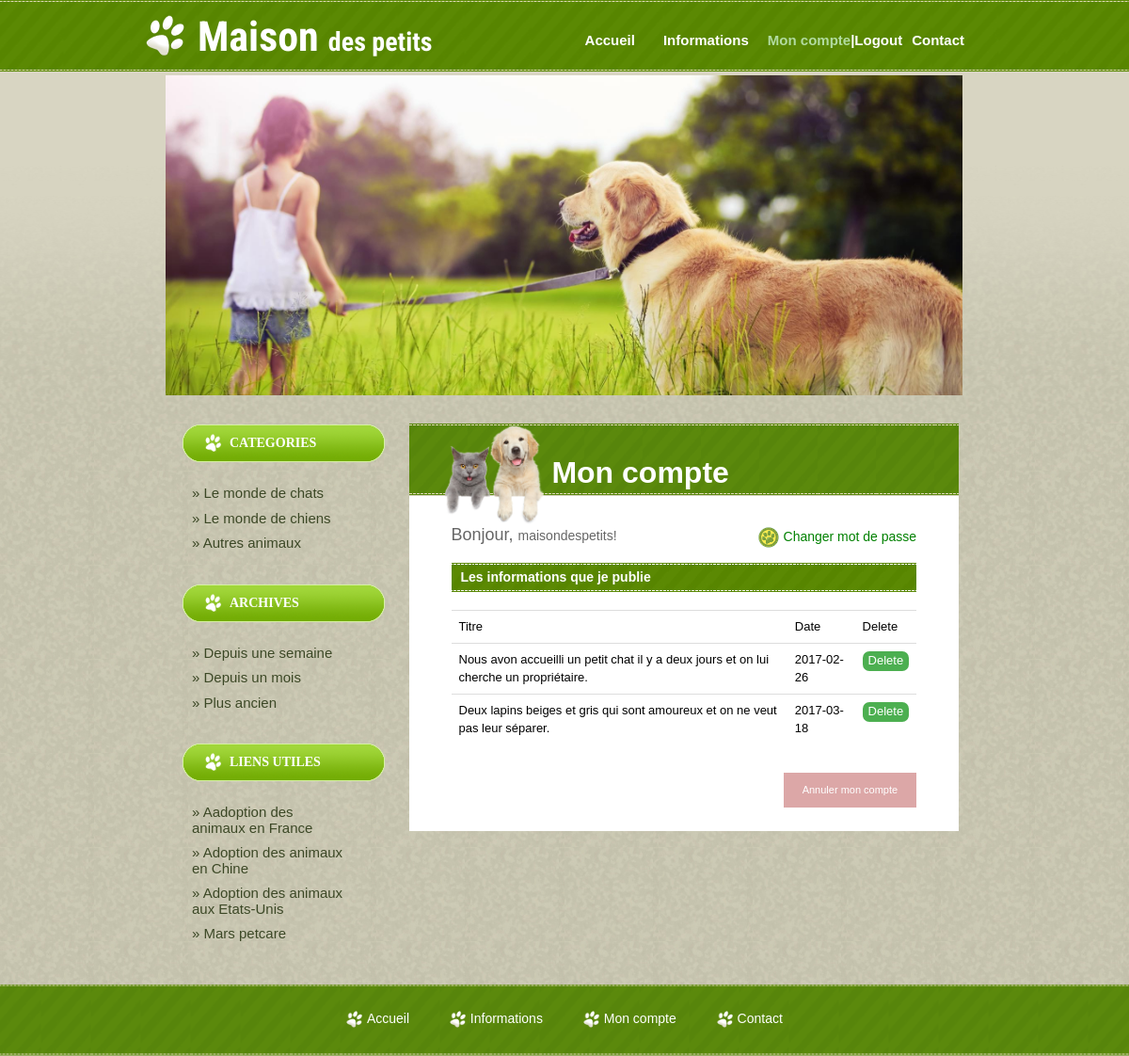
The app's page /project/index.php?page=compte (signed in) with its own data.
### tables this page shows
CREATE TABLE `informations` (
  `number` int(11) NOT NULL,
  `login` varchar(64) NOT NULL,
  `titre` varchar(512) NOT NULL,
  `type` varchar(32) NOT NULL,
  `genre` varchar(16) NOT NULL,
  `age` int(11) NOT NULL,
  `race` varchar(32) NOT NULL,
  `taille` varchar(16) NOT NULL,
  `adresse` varchar(256) NOT NULL,
  `date` date NOT NULL,
  `photo` varchar(128) NOT NULL
);

### project/utils/Information.php (the view, shortened to what this page needs)
<?php
class Information {
    public static function getInformationsParUser($dbh, $login) {
        $query = "SELECT * FROM informations WHERE login = ?";
        $sth = $dbh->prepare($query);
        $sth->setFetchMode(PDO::FETCH_CLASS, 'Information');
        $sth->execute(array($login));
        return $sth->fetchAll();
    }
    public static function afficheUserTable($dbh, $login) {
        $pagesize = 5;
        echo <<<CHAINE_DE_FIN
        <h2>Les informations que je publie</h2>
CHAINE_DE_FIN;
        $allpubs = Information::getInformationsParUser($dbh, $login);
        if ($allpubs == null) {
            echo "<p><span>Vous n'avez rien publié.</span></p>";
        } else {
            echo <<<CHAINE_DE_FIN
            <table class="table table-hover">
            <tr>
                <td>Titre</td>
                <td>Date</td>
                <td>Delete</td>
            </tr>
CHAINE_DE_FIN;
            $numrows = sizeof($allpubs);
            $page = 1;
            $offset = $pagesize * ($page - 1);
            $nb = 0;
            for ($i = 0; $i < 5 && ($offset + $i) < $numrows; $i++) {
                $pub = $allpubs[$offset + $i];
                $titre = $pub->titre;
                $date = $pub->date;
                echo <<<CHAINE_DE_FIN
            <tr>
                <td>$titre</td>
                <td>$date</td>
                    <td>
                    <form action="index.php?todo=delete&page=compte" method="post">
                        <button name="deleteinfo" value="$nb" type="submit" class="pagebutton">
                            Delete
                        </button>
                    </form>
                    </td>
            </tr>
CHAINE_DE_FIN;
                $nb = $nb + 1;
            }
            echo <<<CHAINE_DE_FIN
        </table>
CHAINE_DE_FIN;
        }
    }
}

### project/index.php (shortened to what this page needs)
<?php
require ('utils/utils.php');
require ('utils/Database.php');
require ('utils/Utilisateur.php');
require ('utils/Information.php');
$authorized = true;
if (array_key_exists("page", $_GET)) {
    $askedPage = $_GET["page"];
} else {
    $askedPage = "welcome";
}
if ($authorized) {
    $pageTitle = getPageTitle($askedPage);
} else {
    $pageTitle = "Erreur";
}
echo generateHTMLHeader($pageTitle);
?>
<div class="mycontainer">
    <?php
    echo generateMenu($askedPage);
    ?>
    <div class="row">
        <?php
        require ('contenu/sidemenu.php');
        ?>
        <?php
        if ($authorized) {
            if ($pageTitle == "Mon compte") {
                require ('contenu/content_compte.php');
            }
        } else {
            echo "<h4>Désolé, la page demandée n'existe pas ou n'est accessible qu'aux gentlemen.</h4>";
        }
        ?>
    </div>
</div>
<?php
generateHTMLFooter();
?>

### project/utils/utils.php (shortened to what this page needs)
<?php
$page_list = array(
    array(
        "name" => "welcome",
        "title" => "Accueil de notre site",
        "menutitle" => "Accueil"
    ),
    array(
        "name" => "informations",
        "title" => "Les informtions pratiques",
        "menutitle" => "Informations pratiques"
    ),
    array(
        "name" => "compte",
        "title" => "Mon compte",
        "menutitle" => "Mon compte"
    ),
    array(
        "name" => "register",
        "title" => "Créer un compte",
        "menutitle" => "register"
    ),
    array(
        "name" => "contact",
        "title" => "Qui sommes-nous?",
        "menutitle" => "Contact"
    )
);
function getPageTitle($askedPage) {
    global $page_list;
    foreach ($page_list as $page) {
        if ($page["name"] == $askedPage) {
            return $page["title"];
        }
    }
    return null;
}
function generateMenu($askedPage) {
    echo <<<CHAINE_DE_FIN
            <div class="navbar">
                <div class="navbar-left">
                    <p>Maison <span>des petits</span></p>
                </div>
                <div class="navbar-right">
                    <div class="collapse navbar-collapse" id="bs-example-navbar-collapse-1">
                        <ul>
CHAINE_DE_FIN;
    if ($askedPage == "compte") {
        echo <<<CHAINE_DE_FIN
                            <li class="normal"><a href="index.php?page=welcome">Accueil</a></li>
                            <li class="normal"><a href="index.php?page=informations">Informations</a></li>
CHAINE_DE_FIN;
        if ($_SESSION["loggedIn"]) {
            echo <<<CHAINE_DE_FIN
            <li class = "double"><a class="current" href = "index.php?page=compte">Mon compte</a></li>
            <li class = "double">|<a onclick = "document.getElementById('logout').style.display = 'block'" style = "width: auto">Logout</a></li>
CHAINE_DE_FIN;
        } else {
            echo <<<CHAINE_DE_FIN
            <li class = "double"><a href = "index.php?page=register">Enregistrer</a></li>
            <li class = "double">|<a class="current" onclick = "document.getElementById('login').style.display = 'block'" style = "width: auto">Login</a></li>
CHAINE_DE_FIN;
        }
        echo <<<CHAINE_DE_FIN
        <li class = "normal"><a href = "index.php?page=contact">Contact</a></li >
CHAINE_DE_FIN;
    }
    echo <<<CHAINE_DE_FIN
                        </ul>
                    </div>
                </div>
            </div>
        <div class="banner"></div>
CHAINE_DE_FIN;
}
function generateHTMLHeader($title) {
    echo <<<CHAINE_DE_FIN
        <!DOCTYPE html>
<html>
    <head>
        <meta name="viewport" content="width=device-width, initial-scale=1">
        <meta charset="utf-8">
        <meta http-equiv="X-UA-Compatible" content="IE=edge">
        <meta name="keywords" content="" />
        <title>$title</title>
        <link href="css/bootstrap.css" rel="stylesheet" type="text/css" />
        <link href="css/style.css" rel="stylesheet" type="text/css" />
        <link href='http://fonts.googleapis.com/css?family=Open+Sans:400,300,300italic,400italic,600' rel='stylesheet' type='text/css'>
        <link href="//netdna.bootstrapcdn.com/font-awesome/3.1.1/css/font-awesome.css" rel="stylesheet">
        <link href='http://fonts.googleapis.com/css?family=Pacifico' rel='stylesheet' type='text/css'>
        <link href="http://fonts.googleapis.com/css?family=Raleway:100,100i,200,200i,300,300i,400,400i,500,500i,600,600i,700,700i,800,800i,900,900i" rel="stylesheet">
        <link href='http://fonts.googleapis.com/css?family=Roboto+Condensed:400,700italic,700,400italic,300italic,300' rel='stylesheet' type='text/css'>
        <script src="js/jquery.js"></script>
    </head>
    <body>
CHAINE_DE_FIN;
}
function generateHTMLFooter() {
    echo <<<CHAINE_DE_FIN
                   <div class="myfooter">
            <div class="row">
                <a href="index.php"><img src="images/templatemo_logo.png" height="18" style="padding-right: 5px"/>Accueil</a>
                <a href="index.php?page=informations"><img src="images/templatemo_logo.png" height="18" style="padding-right: 5px"/>Informations</a>
CHAINE_DE_FIN;
    if ($_SESSION['loggedIn']) {
        echo <<<CHAINE_DE_FIN
                <a href="index.php?page=compte"><img src="images/templatemo_logo.png" height="18" style="padding-right: 5px"/>Mon compte</a>
CHAINE_DE_FIN;
    } else {
        echo <<<CHAINE_DE_FIN
        <a onclick = "document.getElementById('login').style.display = 'block'"><img src="images/templatemo_logo.png" height="18" style="padding-right: 5px"/>Mon compte</a>
CHAINE_DE_FIN;
    }
    echo <<<CHAINE_DE_FIN
                <a href="index.php?page=contact"><img src="images/templatemo_logo.png" height="18" style="padding-right: 5px"/>Contact</a>
            </div>
        </div>
    </body>
</html>
CHAINE_DE_FIN;
}

### project/contenu/sidemenu.php
<div class="col-md-3 content_left_column">
    <div class="button_faux">CATEGORIES</div>
    <div class="content_left_menu">
        <ul>
            <li><a href="index.php?search=chat&page=informations">»  Le monde de chats</a></li>
            <li><a href="index.php?search=chien&page=informations">»  Le monde de chiens</a></li>
            <li><a href="index.php?search=autres&page=informations">»  Autres animaux</a></li>
        </ul>
    </div>
    <div class="button_faux">ARCHIVES</div>
    <div class="content_left_menu"><ul>
            <li><a href="index.php?searchdate=semaine&page=informations">»  Depuis une semaine</a></li>
            <li><a href="index.php?searchdate=mois&page=informations">»  Depuis un mois</a></li>
            <li><a href="index.php?searchdate=ancien&page=informations">»  Plus ancien</a></li>
        </ul></div>
    <div class="button_faux">LIENS UTILES</div>
    <div class="content_left_menu">
        <ul>
            <li><a href="http://www.30millionsdamis.fr/jagis/jadopte-un-animal/">»  Aadoption des animaux en France</a></li>
            <li><a href="http://www.petly.net/portal.php">»  Adoption des animaux en Chine</a></li>
            <li><a href="http://www.laanimalservices.com/adopt/">»  Adoption des animaux aux Etats-Unis</a></li>
            <li><a href="http://www.mars.com/global/home">»  Mars petcare</a></li>
        </ul>
    </div>
</div>

### project/contenu/content_compte.php (shortened to what this page needs)
<div class="col-md-8 content_right_column">
    <div class="content_right_top">
        <h1><img src="images/chien-chat.png" width="105"/>  Mon compte</h1>
    </div>
    <div class="content_right_mid">
        <?php
        if ($_SESSION["loggedIn"]) {
            $name = $_SESSION['name'];
            if (isset($_GET['todo']) && $_GET['todo'] == "changemdp") {
                if (isset($_POST['anpsw']) && $_POST['anpsw'] != "" && isset($_POST['psw']) && $_POST['psw'] != "" && isset($_POST['conpsw']) && $_POST['conpsw'] != "") {
                    if (Utilisateur::testerMdp($dbh, $name, $_POST['anpsw'])) {
                        if ($_POST['psw'] == $_POST['conpsw']) {
                            Utilisateur::changerMDP($dbh, $name, $_POST['psw']);
                            echo "<h4>Vous avez bien changé le mot de passe!</h4>";
                            echo <<<CHAINE_DE_FIN
                <button class="loginbutton" onclick = "document.getElementById('login').style.display = 'block'" style = "margin-left: 230px;">Login</a>
CHAINE_DE_FIN;
                        } else {
                            echo <<<CHAINE_DE_FIN
                <h4>Les deux nouveaux mots de passe ne sont pas le même!</h4>
                <button class="loginbutton" onclick = "document.getElementById('changemdp').style.display = 'block'" style = "margin-left: 230px;">Reessayer</a>
CHAINE_DE_FIN;
                        }
                    } else {
                        echo <<<CHAINE_DE_FIN
                <h4>L'ancien mot de passe n'est pas correct!</h4>
                <button class="loginbutton" onclick = "document.getElementById('changemdp').style.display = 'block'" style = "margin-left: 230px;">Reessayer</a>
CHAINE_DE_FIN;
                    }
                } else {
                    echo <<<CHAINE_DE_FIN
                <h4>Les informations ne sont pas complètes!</h4>
                <button class="loginbutton" onclick = "document.getElementById('changemdp').style.display = 'block'" style = "margin-left: 230px;">Reessayer</a>
CHAINE_DE_FIN;
                }
            } else {
                if ($name == "olivier") {
                    echo <<<CHAINE_DE_FIN
        <p><span>Bonjour, </span>$name! Vous êtes administrateur!<a style="float: right; color: green" onclick = "document.getElementById('changemdp').style.display = 'block'"><img src="images/dogpate.jpg" height="22" style="padding-right: 5px"/>Changer mot de passe</a></p>
CHAINE_DE_FIN;
                    Utilisateur::afficheAllUsers($dbh);
                    Information::afficheWholeTable($dbh);
                } else {
                    echo <<<CHAINE_DE_FIN
        <p><span>Bonjour, </span>$name!<a style="float: right; color: green" onclick = "document.getElementById('changemdp').style.display = 'block'"><img src="images/dogpate.jpg" height="22" style="padding-right: 5px"/>Changer mot de passe</a></p>
CHAINE_DE_FIN;
                    Information::afficheUserTable($dbh, $name);
                    echo <<<CHAINE_DE_FIN
        <button onclick="document.getElementById('annuler').style.display = 'block'" class="annulerbutton">Annuler mon compte</button>
CHAINE_DE_FIN;
                }
            }
        } else if (!logIn($dbh)) {
            echo <<<CHAINE_DE_FIN
        <p><span>Dommage! </span>Username ou Password n'est pas correct!</p>
        <button class="loginbutton" onclick = "document.getElementById('login').style.display = 'block'" style = "margin-left: 230px;">Reessayer</a>
CHAINE_DE_FIN;
        }
        ?>
    </div>
</div>

### project/css/style.css (style rules this page uses)
html { background: url(../images/templatemo_html_bg.jpg) repeat; }
body { margin: 0; font-family: Arial, Helvetica, sans-serif; font-size: 11px; line-height: 1.5em; color: #000; background: url(../images/templatemo_page_bg.jpg) repeat-x center top; width: 100%; display: table; }
li { color: #fff; }
a:link, a:visited { color: #fff; text-decoration: none; }
.mycontainer { margin: 0 14em; }
.navbar { margin-bottom: 0; height: 80px; }
.navbar-left { font-family: 'Roboto Condensed', sans-serif; float: left; width: 400px; font-size: 22px; font-weight: bold; margin-top: 15px; height: 34px; padding-top: 15px; padding-bottom: 30px; padding-left: 55px; background: url(../images/templatemo_logo.png) no-repeat; }
.navbar-left p { font-size: 44px; font-weight: bold; color: #fff; }
.navbar-left p span { font-size: 28px; font-weight: bold; }
.navbar-right { float: right; margin-top: 30px; height: 100px; }
.navbar-right ul { list-style: none; padding: 0px; margin: 0px; }
.navbar-right li { display: inline; }
.navbar-right li a { color: #fff; }
.normal { float: left; font-size: 15px; font-weight: bold; text-decoration: none; text-align: left; color: #fff; height: 24px; margin-left: 10px; padding-top: 4px; padding-right: 20px; }
.double { float: left; font-size: 15px; font-weight: bold; text-decoration: none; text-align: left; color: #fff; height: 24px; padding-top: 4px; }
.navbar-right li a:hover, .navbar-right li .current { color: #b2dba1; }
.banner { text-align: center; width: 100%; height: 340px; margin-top: 0; background: url(../images/banner.jpg) no-repeat center; background-size: 95%; }
.content_left_column { float: left; margin-top: 1em; margin-left: 20px; }
.content_left_menu { float: left; margin-top: 0px; margin-left: 0px; }
.content_left_menu ul { list-style-type: none; padding-left: 10px; margin:10px; }
.content_left_menu li a { display: block; font-size: 15px; color: #3c4826; padding: 5px 0; margin-left: 10px; }
.button_faux { font-family: Tahoma, "Arial Black"; float: left; width: 250px; padding: 12px 0px 0px 50px; margin: 20px 0px 10px 20px; font-size: 14px; font-weight: bold; color: #fff; height: 40px; background: url(../images/templatemo_h3.png) no-repeat; }
.content_right_column { float: left; margin-left: 30px; margin-top: 10px; }
.content_right_column p span { font-size: 18px; font-family: "Helvetica", sans-serif; }
.content_right_column p { font-size: 14px; font-family: "Helvetica", sans-serif; }
.content_right_top { float: left; margin: 0; width: 100%; height: 130px; }
.content_right_top h1 { font-size: 32px; font-weight: bold; color: white; background: url(../images/bienvenue.png) repeat-x; background-position: left; height: 118px; padding-left: 38px; margin-top: 20px; }
.content_right_mid { width: 100%; float: left; background: #fff; color: #666666; padding: 0px 45px 20px 45px; text-align: justify; }
.content_right_mid h2 { margin-top: 20px; padding-left: 10px; padding-top: 8px; font-size: 14px; font-weight: bold; color: #fff; height: 40px; background: url(../images/templatemo_h2.jpg) repeat-x; }
.myfooter { background: url(../images/footer.png) repeat-x center; height: 76px; margin-top: 30px; text-align: center; padding: 28px 15px; }
.myfooter a { font-family: "Helvetica", sans-serif; font-size: 14px; padding: 0 20px; color: white; }
.annulerbutton { float : right; background-color: #dca7a7; color: white; padding: 10px 20px; margin-top: 10px; margin-bottom: 5px; border: none; cursor: pointer; width: auto; }
.pagebutton { background-color: #4CAF50; color: white; border-radius: 7px; border: none; cursor: pointer; font-size: 13px; }

### records on screen
informations: titre "Nous avon accueilli un petit chat il y a deux jours et on lui cherche un propriétaire.", date "2017-02-26"
informations: titre "Deux lapins beiges et gris qui sont amoureux et on ne veut pas leur séparer.", date "2017-03-18"

### other values on screen
$name "maisondespetits"
